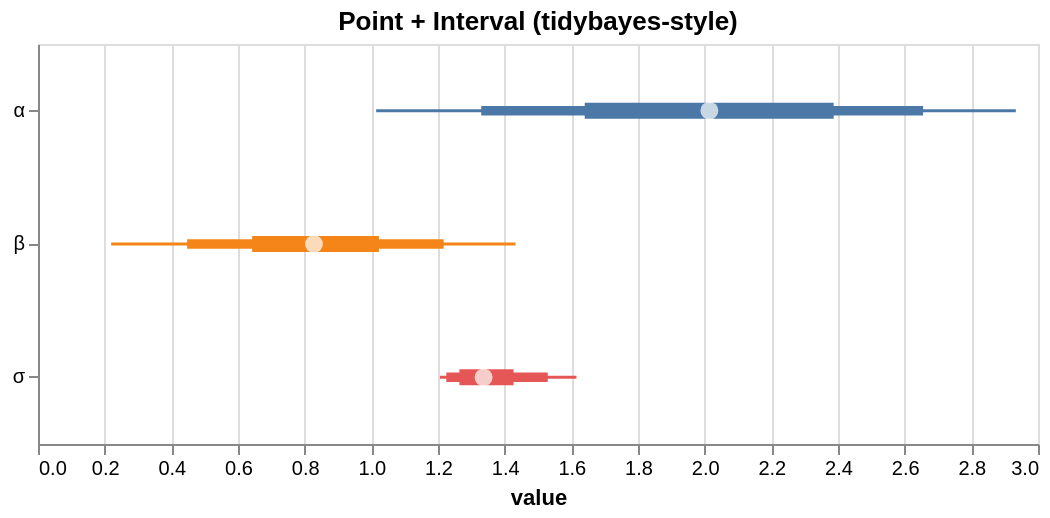

Describe this chart as a Vega-Lite specification.
### Vega-Lite specification from a JSON file in a GitHub repository (floating-point values rounded to 4 significant figures)
{"$schema": "https://vega.github.io/schema/vega-lite/v5.json", "data": {"values": [{"__point__": 0.8279, "hi_0_5_": 1.023, "hi_0_8_": 1.217, "hi_0_95_": 1.433, "lo_0_5_": 0.6425, "lo_0_8_": 0.4474, "lo_0_95_": 0.2194, "parameter": "β"}, {"__point__": 2.014, "hi_0_5_": 2.387, "hi_0_8_": 2.655, "hi_0_95_": 2.933, "lo_0_5_": 1.64, "lo_0_8_": 1.33, "lo_0_95_": 1.014, "parameter": "α"}, {"__point__": 1.337, "hi_0_5_": 1.427, "hi_0_8_": 1.529, "hi_0_95_": 1.615, "lo_0_5_": 1.264, "lo_0_8_": 1.225, "lo_0_95_": 1.206, "parameter": "σ"}]}, "height": 200, "layer": [{"encoding": {"color": {"field": "parameter", "legend": null, "type": "nominal"}, "tooltip": [{"field": "__point__", "title": "value (estimate)", "type": "quantitative"}, {"field": "parameter", "type": "nominal"}, {"field": "lo_0_95_", "title": "95% lo", "type": "quantitative"}, {"field": "hi_0_95_", "title": "95% hi", "type": "quantitative"}], "x": {"field": "lo_0_95_", "title": "value", "type": "quantitative"}, "x2": {"field": "hi_0_95_"}, "y": {"axis": {"title": null}, "field": "parameter", "type": "nominal"}}, "mark": {"strokeWidth": 1.5, "type": "rule"}, "params": [{"bind": "scales", "name": "grid", "select": {"encodings": ["x"], "type": "interval"}}]}, {"encoding": {"color": {"field": "parameter", "legend": null, "type": "nominal"}, "tooltip": [{"field": "__point__", "title": "value (estimate)", "type": "quantitative"}, {"field": "parameter", "type": "nominal"}, {"field": "lo_0_95_", "title": "95% lo", "type": "quantitative"}, {"field": "hi_0_95_", "title": "95% hi", "type": "quantitative"}], "x": {"field": "lo_0_8_", "title": "value", "type": "quantitative"}, "x2": {"field": "hi_0_8_"}, "y": {"axis": {"title": null}, "field": "parameter", "type": "nominal"}}, "mark": {"strokeWidth": 4.75, "type": "rule"}}, {"encoding": {"color": {"field": "parameter", "legend": null, "type": "nominal"}, "tooltip": [{"field": "__point__", "title": "value (estimate)", "type": "quantitative"}, {"field": "parameter", "type": "nominal"}, {"field": "lo_0_95_", "title": "95% lo", "type": "quantitative"}, {"field": "hi_0_95_", "title": "95% hi", "type": "quantitative"}], "x": {"field": "lo_0_5_", "title": "value", "type": "quantitative"}, "x2": {"field": "hi_0_5_"}, "y": {"axis": {"title": null}, "field": "parameter", "type": "nominal"}}, "mark": {"strokeWidth": 8.0, "type": "rule"}}, {"encoding": {"tooltip": [{"field": "__point__", "title": "value (estimate)", "type": "quantitative"}, {"field": "parameter", "type": "nominal"}, {"field": "lo_0_95_", "title": "95% lo", "type": "quantitative"}, {"field": "hi_0_95_", "title": "95% hi", "type": "quantitative"}], "x": {"field": "__point__", "type": "quantitative"}, "y": {"field": "parameter", "type": "nominal"}}, "mark": {"color": "white", "filled": true, "size": 80, "type": "point"}}], "title": "Point + Interval (tidybayes-style)", "width": 500}
